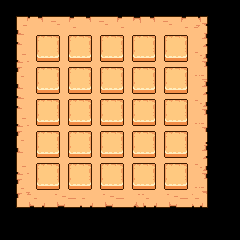

Rendered tile map (Tiled .tmx) drawn with the repository's tilesets; below, a short description and the full map source, tile grids included:
An orthogonal 15x15 tile map with 16x16 px tiles, 2 tile layers (Background, Icon), 3 tilesets and 25 objects (25x Recipe).

<map version="1.9" tiledversion="1.9.0" orientation="orthogonal" renderorder="right-down" width="15" height="15" tilewidth="16" tileheight="16" infinite="0" nextlayerid="4" nextobjectid="27">
 <tileset firstgid="1" name="gui_paper" tilewidth="16" tileheight="16" tilecount="1056" columns="48">
  <image source="gui_paper.png" width="768" height="352" />
 </tileset>
 <tileset firstgid="1057" name="selection" tilewidth="16" tileheight="16" tilecount="16" columns="8">
  <image source="gui_paper_animated_selection2.png" width="128" height="32" />
 </tileset>
 <tileset firstgid="1073" name="button" tilewidth="16" tileheight="16" tilecount="432" columns="24">
  <image source="gui_flat_animated_button1.png" width="384" height="288" />
 </tileset>
 <layer id="1" name="Background" width="15" height="15">
  <data encoding="csv">
0,0,0,0,0,0,0,0,0,0,0,0,0,0,0,
98,99,100,101,102,100,101,102,103,100,101,102,104,0,0,
146,147,148,149,150,148,149,150,151,148,149,150,152,0,0,
194,195,196,197,198,196,197,198,199,196,197,198,200,0,0,
242,243,244,245,246,244,245,246,247,244,245,246,248,0,0,
290,291,292,293,294,292,293,294,295,292,293,294,152,0,0,
338,147,148,149,150,151,148,149,150,151,149,150,200,0,0,
0,195,196,197,198,199,196,197,198,199,197,198,248,0,0,
98,243,244,245,246,247,244,245,246,247,245,246,296,0,0,
146,291,292,293,294,148,292,293,294,295,293,294,152,0,0,
194,195,196,197,198,196,197,198,199,196,197,198,200,0,0,
242,243,244,245,246,244,245,246,247,244,245,246,248,0,0,
290,339,340,341,342,340,341,342,343,340,341,342,344,0,0,
338,0,0,0,0,0,0,0,0,0,0,0,0,0,0,
0,0,0,0,0,0,0,0,0,0,0,0,0,0,0
</data>
 </layer>
 <layer id="2" name="Icon" width="15" height="15">
  <data encoding="csv">
0,0,0,0,0,0,0,0,0,0,0,0,0,0,0,
0,0,0,0,0,0,0,0,0,0,0,0,0,0,0,
0,0,889,890,889,890,889,890,889,890,889,890,0,0,0,
0,0,937,938,937,938,937,938,937,938,937,938,0,0,0,
0,0,889,890,889,890,889,890,889,890,889,890,0,0,0,
0,0,937,938,937,938,937,938,937,938,937,938,0,0,0,
0,0,889,890,889,890,889,890,889,890,889,890,0,0,0,
0,0,937,938,937,938,937,938,937,938,937,938,0,0,0,
0,0,889,890,889,890,889,890,889,890,889,890,0,0,0,
0,0,937,938,937,938,937,938,937,938,937,938,0,0,0,
0,0,889,890,889,890,889,890,889,890,889,890,0,0,0,
0,0,937,938,937,938,937,938,937,938,937,938,0,0,0,
0,0,0,0,0,0,0,0,0,0,0,0,0,0,0,
0,0,0,0,0,0,0,0,0,0,0,0,0,0,0,
0,0,0,0,0,0,0,0,0,0,0,0,0,0,0
</data>
 </layer>
 <objectgroup id="3" name="Recipes">
  <object id="1" class="Recipe" x="36" y="36" width="24" height="24" />
  <object id="3" class="Recipe" x="68" y="36" width="24" height="24" />
  <object id="4" class="Recipe" x="132" y="36" width="24" height="24" />
  <object id="5" class="Recipe" x="100" y="36" width="24" height="24" />
  <object id="6" class="Recipe" x="164" y="36" width="24" height="24" />
  <object id="7" class="Recipe" x="36" y="68" width="24" height="24" />
  <object id="8" class="Recipe" x="68" y="68" width="24" height="24" />
  <object id="9" class="Recipe" x="132" y="68" width="24" height="24" />
  <object id="10" class="Recipe" x="100" y="68" width="24" height="24" />
  <object id="11" class="Recipe" x="164" y="68" width="24" height="24" />
  <object id="12" class="Recipe" x="36" y="100" width="24" height="24" />
  <object id="13" class="Recipe" x="68" y="100" width="24" height="24" />
  <object id="14" class="Recipe" x="132" y="100" width="24" height="24" />
  <object id="15" class="Recipe" x="100" y="100" width="24" height="24" />
  <object id="16" class="Recipe" x="164" y="100" width="24" height="24" />
  <object id="17" class="Recipe" x="36" y="132" width="24" height="24" />
  <object id="18" class="Recipe" x="68" y="132" width="24" height="24" />
  <object id="19" class="Recipe" x="132" y="132" width="24" height="24" />
  <object id="20" class="Recipe" x="100" y="132" width="24" height="24" />
  <object id="21" class="Recipe" x="164" y="132" width="24" height="24" />
  <object id="22" class="Recipe" x="36" y="164" width="24" height="24" />
  <object id="23" class="Recipe" x="68" y="164" width="24" height="24" />
  <object id="24" class="Recipe" x="132" y="164" width="24" height="24" />
  <object id="25" class="Recipe" x="100" y="164" width="24" height="24" />
  <object id="26" class="Recipe" x="164" y="164" width="24" height="24" />
 </objectgroup>
</map>
